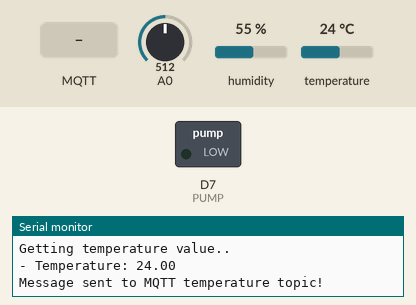
This sketch was run on a simulated ESP8266 (NodeMCU). Parts: switched loads named in the sketch (green lamp = pin HIGH), the last lines printed to the serial monitor. The inputs (shaded band) are chosen by the test bench; at power-on: A0 = 512, humidity 55 %, temperature 24 °C. WiFi joins after 1.5 s; servers stay silent unless stated; no MQTT or app messages arrive unless stated.

Above: at 2.7 s.
2.8 s: MQTT message "1" arrives on the first subscribed topic
At 7.1 s:
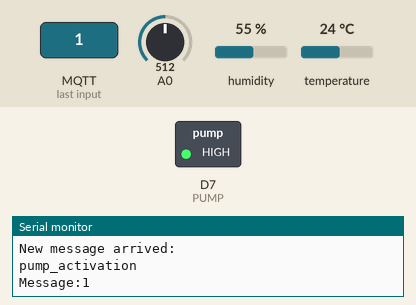
13.0 s: MQTT message "0" arrives on the first subscribed topic
At 22.1 s:
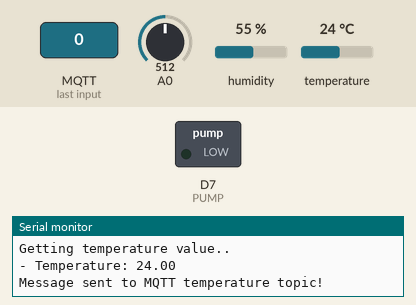
23.1 s: MQTT message "2" arrives on the first subscribed topic
At 27.1 s:
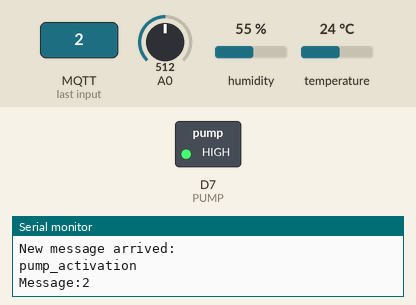
Timing chart, 0 to 33.1 s (numbered marks = the images above; inputs shaded):
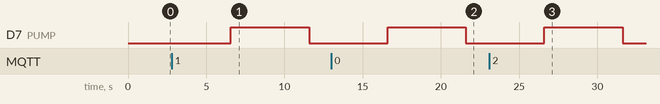

The sketch:

MQTT_publisher_subscriber_smart_garden.ino
```cpp
#include <ESP8266WiFi.h> // Enables the ESP8266 to connect to the local network (via WiFi)
#include <PubSubClient.h> // Allows us to connect to, and publish to the MQTT broker
#include <DHT.h>        // DHT11 temperature and humidity sensor Predefined library

#define DHTTYPE DHT22
#define PUMP D7
#define dht_dpin D3

const int ledPin = 0; // This code uses the built-in led for visual feedback that the button has been pressed
const int buttonPin = 13; // Connect your button to pin #13
float t =0.0;

// WiFi
// Make sure to update this for your own WiFi network!
const char* ssid = "Vodafone-A41502247";
const char* wifi_password = "s3wv93bx9pkwd3m5";

// MQTT
// Make sure to update this for your own MQTT Broker!
// TODO: externalize parameters!!!
const char* mqtt_server = "192.168.1.0";
const char* mqtt_moisture_topic = "moisture";
const char* mqtt_temperature_topic = "temperature";
const char* mqtt_sub_topic = "pump_activation";
const char* status_topic = "smart_garden_status";
const char* mqtt_username = "rio";
const char* mqtt_password = "onslario89";
const int mqtt_port = 1883; //choose K8s MQTT port
// The client id identifies the ESP8266 device. Think of it a bit like a hostname (Or just a name, like Greg).
const char* clientID = "ClientID";
const char* ok_message = "ON";

WiFiClient espClient;
PubSubClient client(espClient);
DHT dht(dht_dpin, DHTTYPE);


void callback(char* topic, byte* payload, unsigned int length) {
  Serial.println("New message arrived: ");
  Serial.println(topic);
  Serial.print("Message:");
  for (int i = 0; i < length; i++) {
    Serial.print((char)payload[i]);
  }
  Serial.println("");
  digitalWrite(D7, HIGH);
  delay(5000);
  digitalWrite(D7, LOW);

}


float moistureSensor(char inputPin){
    int dryValue = 1023;
    int wetValue = 0;
    int friendlyDryValue = 0;
    int friendlyWetValue = 100;
    //function which calculates the moisture sensor output value
    int rawValue = analogRead(inputPin); //Read the analog value
    int percentage_value = map(rawValue, dryValue, wetValue, friendlyDryValue, friendlyWetValue); //Calibrazione sensore: https://greensense.github.io/Blog/2017/02/17/Arduino-Soil-Moisture-Sensor-Calibration/
    Serial.print("Moisture pecentage: ");
    Serial.print(percentage_value);
    Serial.println("%");
    return percentage_value;
}


void setup() {
  //configuring Serial, WIFI, outputs
  Serial.begin(115200);
  WiFi.begin(ssid, wifi_password);
  pinMode(PUMP, OUTPUT);       //D7 as output
  while (WiFi.status() != WL_CONNECTED) {
    delay(500);
    Serial.println("Connecting to WiFi..");
  }
  Serial.println("Connected to the WiFi network");

  //Configuring MQTT client
   Serial.println("Configuring MQTT client..");
  client.setServer(mqtt_server, mqtt_port);
  client.setCallback(callback);

  while (!client.connected()) {
    Serial.println("Connecting to MQTT...");

    if (client.connect("ESP32Client", mqtt_username, mqtt_password )) {
      Serial.println("connected");
    } else {
      Serial.print("failed with state ");
      Serial.print(client.state());
      delay(2000);
    }
  }

  //Subscribing to MQTT queue
  client.subscribe("pump_activation");
}


void loop() {
  //Subscribing to MQTT topic to check for water pump activation..
  Serial.println("- Checking pump activation..");
  client.loop();


  //Publishing to MQTT topic..

  //Smart garden status
  if (client.publish(status_topic, "ON")) {
    Serial.println("Message sent to MQTT status topic!");
  }

  //Moisture
  //Getting moisture sensor value
  Serial.println("Getting moisture value..");
  float moisture_value = moistureSensor(A0);
  char cstr[16];
  // Sending moisture value to MQTT broker
  if (client.publish(mqtt_moisture_topic, itoa(moisture_value, cstr, 10))) {
    Serial.println("Message sent to MQTT moisture topic!");
  }
  // Again, client.publish will return a boolean value depending on whether it succeded or not.
  // If the message failed to send, we will try again, as the connection may have broken.
  else {
    Serial.println("Message failed to send. Reconnecting to MQTT Broker and trying again");
    client.connect(clientID, mqtt_username, mqtt_password);
    delay(10); // This delay ensures that client.publish doesn't clash with the client.connect call
    client.publish(mqtt_moisture_topic, itoa(moisture_value, cstr, 10));
  }


  //Temperature
  //Getting DHT values
  Serial.println("Getting temperature value..");
  t = dht.readTemperature(); //Read temperature in celcius
  Serial.print("- Temperature: ");
  Serial.println(t);
  //Sending temperature value to MQTT broker
  if (client.publish(mqtt_temperature_topic, itoa(t, cstr, 10))) {
    Serial.println("Message sent to MQTT temperature topic!");
  }
  // Again, client.publish will return a boolean value depending on whether it succeded or not.
  // If the message failed to send, we will try again, as the connection may have broken.
  else {
    Serial.println("Message failed to send. Reconnecting to MQTT Broker and trying again");
    client.connect(clientID, mqtt_username, mqtt_password);
    delay(10); // This delay ensures that client.publish doesn't clash with the client.connect call
    client.publish(mqtt_temperature_topic, itoa(t, cstr, 10));
  }


  delay(5000);
}
```

Measured:
- after the input at 2.8 s, D7 (PUMP): LOW → HIGH after 3.8 s, → LOW 5.0 s later
- after the input at 13.0 s, D7 (PUMP): LOW → HIGH after 3.6 s, → LOW 5.0 s later
- after the input at 23.1 s, D7 (PUMP): LOW → HIGH after 3.5 s, → LOW 5.0 s later
